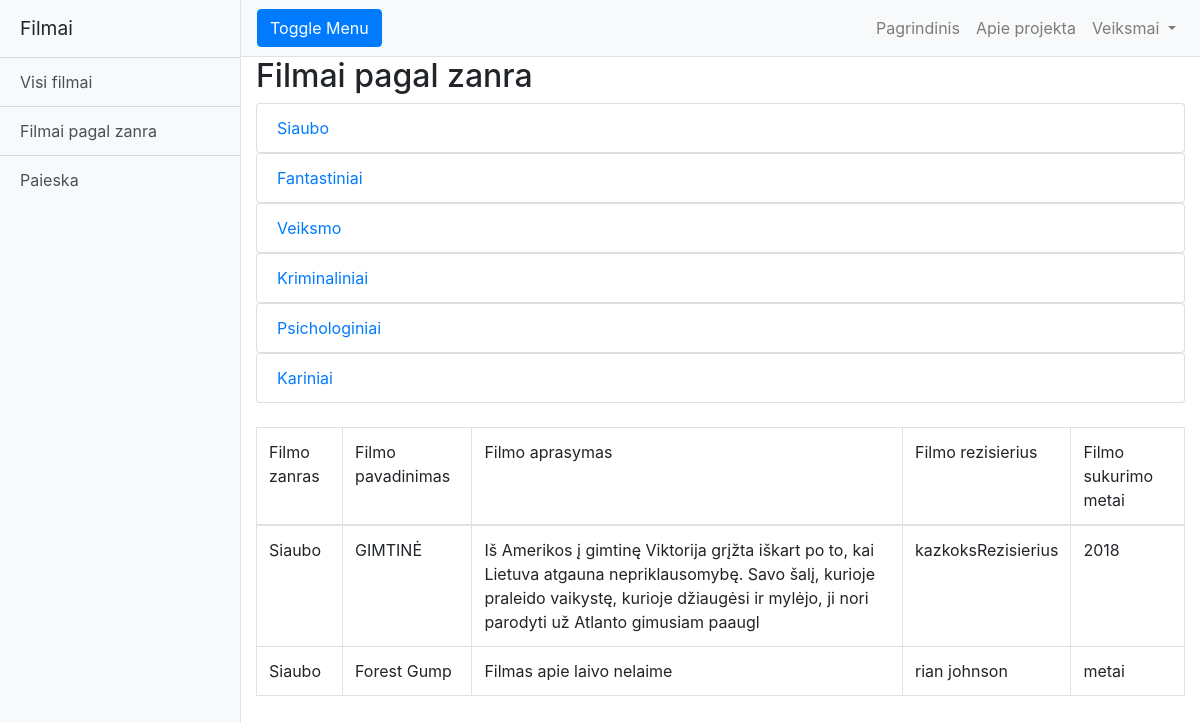
Screenshot of /?page=zanrai&id=1 with the database file from the repository.
### tables this page shows
CREATE TABLE `zanrai` (
  `id` int(11) NOT NULL,
  `pavadinimas` varchar(100) NOT NULL
);

CREATE TABLE `filmaitable` (
  `id` int(11) NOT NULL,
  `pavadinimas` varchar(45) DEFAULT NULL,
  `aprasymas` varchar(200) DEFAULT NULL,
  `metai` varchar(45) DEFAULT NULL,
  `rezisierius` varchar(45) DEFAULT NULL,
  `imdb` varchar(45) DEFAULT NULL,
  `genre_id` varchar(45) DEFAULT NULL
);

### index.php (called while the page is built, shortened)
<?php
include "templates/".activeTemplate."/index.view.php";

### templates/main/pages/by_genre.page.php (the view)
<?php
$dns= "mysql:host=$host;dbname=$db";
try{
    $conn = new PDO($dns, $username, $password, $options);
    if($conn){
        $stmt = $conn->query("SELECT * FROM zanrai");
        $filmuZanrai = $stmt->fetchAll();
        if (isset($_GET['id'])){
            $zid = $_GET['id'];
            $stmt = $conn->query("SELECT filmaitable.pavadinimas, filmaitable.aprasymas,
                              filmaitable.metai, filmaitable.rezisierius, zanrai.pavadinimas AS zanroPavadinimas
                              FROM filmaitable
                              INNER JOIN zanrai ON filmaitable.genre_id=zanrai.id
                              WHERE $zid=zanrai.id");
            $pagalzanra = $stmt->fetchAll();
        }
    }
} catch (PDOException $e) {
    echo $e->getMessage();
} ?>
    <h2>Filmai pagal zanra</h2>
<?php
foreach ($filmuZanrai as $zanras): ?>
    <ul class="list-group">
        <li class="list-group-item"><a href="?page=zanrai&id=<?=$zanras['id']; ?>"><?=$zanras['pavadinimas']; ?></a></li>
    </ul>
<?php endforeach; ?>
<br>
<?php if (isset($_GET['id'])): ?>
    <table class="table table-bordered">
        <thead>
        <tr>
            <td>Filmo zanras</td>
            <td>Filmo pavadinimas</td>
            <td>Filmo aprasymas</td>
            <td>Filmo rezisierius</td>
            <td>Filmo sukurimo metai</td>
        </tr>
        </thead>
        <tr>
            <?php
            foreach ($pagalzanra as $pglzanra): ?>
        <tr>
            <td><?=$pglzanra['zanroPavadinimas']; ?></td>
            <td><?=$pglzanra['pavadinimas']; ?></td>
            <td><?=$pglzanra['aprasymas']; ?></td>
            <td><?=$pglzanra['rezisierius']; ?></td>
            <td><?=$pglzanra['metai']; ?></td>
        </tr>
        <?php endforeach; ?>
        </tr>
    </table>
<?php endif;?>

### templates/main/css/simple-sidebar.css (style rules this page uses)
body { overflow-x: hidden; }

### rows the page displays
zanrai: pavadinimas "Siaubo"
zanrai: pavadinimas "Fantastiniai"
zanrai: pavadinimas "Veiksmo"
zanrai: pavadinimas "Kriminaliniai"
zanrai: pavadinimas "Psichologiniai"
zanrai: pavadinimas "Kariniai"
filmaitable: zanrai.pavadinimas "Siaubo", pavadinimas "GIMTINĖ", aprasymas "Iš Amerikos į gimtinę Viktorija grįžta iškart po to, kai Lietuva atgauna nepriklausomybę. Savo šalį, kurioje praleido vaikystę, kurioje džiaugėsi ir mylėjo, ji nori parodyti už Atlanto gimusiam paaugl", rezisierius "kazkoksRezisierius", metai "2018"
filmaitable: zanrai.pavadinimas "Siaubo", pavadinimas "Forest Gump", aprasymas "Filmas apie laivo nelaime", rezisierius "rian johnson", metai "metai"

### other values shown
$siteName "Filmai"
$href "Visi filmai"
$href "Filmai pagal zanra"
$href "Paieska"
$navigation "Pagrindinis"
$navigation "Apie projekta"
